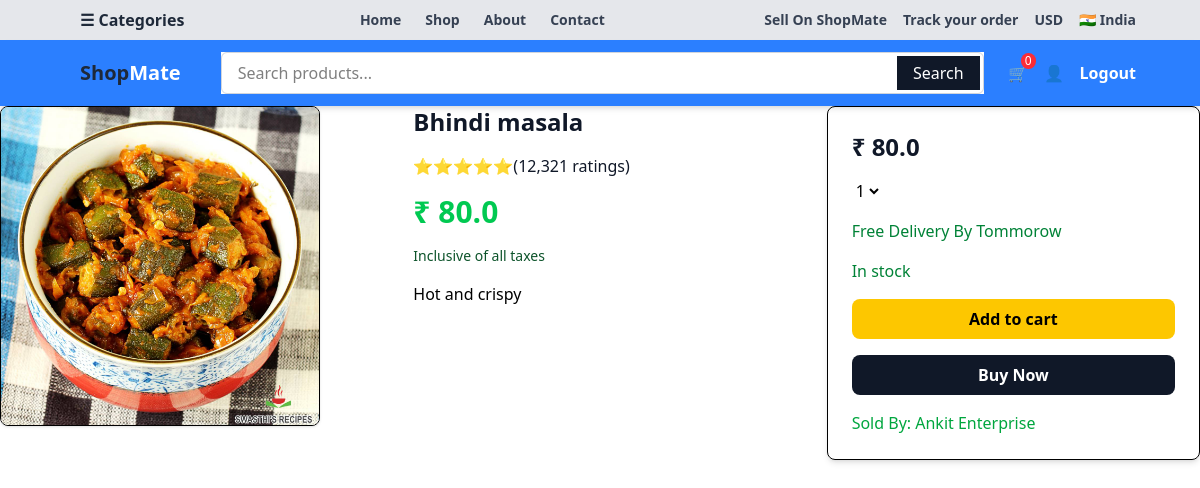
The app's page /bhindi (signed in) with its own data.
### myapp/models.py (models this page shows, shortened)
class Product(models.Model):
    name=models.CharField(max_length=100)
    price=models.FloatField()
    description=models.TextField()
    image=models.ImageField(upload_to='images/')#install pillow for image field
    slug=models.SlugField(unique=True,blank=True)
    stock=models.IntegerField()
    active=models.BooleanField()

### myapp/views.py (the view)
# urls.py: path('<slug:slug>',views.detail,name='detail')
def detail(request,slug):
    product=Product.objects.get(slug=slug)
    return render(request,'myapp/detail.html',{'product':product})

### cart/cart.py (called while the page is built)
    def __len__(self):
        return sum(int(item['qty']) for item in self.cart.values() if item['qty'])

### cart/context_processors.py (called while the page is built)
def cart(request):
    return {'cart':Cart(request)}

### myapp/templates/myapp/detail.html (shortened to what this page needs)
{% extends 'myapp/base.html' %}
{% block body %}
    <div class="max-w-7xl mx-auto grid grid-cols-3 gap-10">
        <div class="col-span-1">
            <img class="w-80 h-80 rounded-lg border shadow-sm" src="{{product.image.url}}" alt="">
        </div>
        <div class="col-span-1 space-y-4">
            <h1 class="text-2xl font-semibold text-gray-900">{{product.name}}</h1>
            <div class="text-yellow-500">
                ⭐️⭐️⭐️⭐️⭐️<span class="text-gray-900">(12,321 ratings)</span>
            </div>
            <p class="text-3xl text-green-500 font-bold">₹ {{product.price}}</p>
            <p class="text-sm text-green-900 font-md">Inclusive of all taxes</p>
            <div>
                <ul>
                    {{product.description}}
                </ul>
            </div>
        </div>
        <div class="col-span-1 border rounded-lg p-6 space-y-4 shadow-md">
            <p class="text-2xl font-bold text-gray-900">₹ {{product.price}}</p>
            <div>
                <select name="" id="select">
                    <option value="">1</option>
                </select>
            </div>
            <p class="'text-sm text-green-700">Free Delivery By Tommorow</p>
            {% if product.stock %}
                <p class="'text-sm text-green-700">In stock</p>
            {% else %}
                <p class="'text-sm text-green-700">Out Of Stock</p>
            {% endif %}
            <button id="atc"
           value="{{product.id}}" class="w-full bg-yellow-400 text-black font-semibold py-2 rounded-lg">Add to cart</button>
            <button class="w-full bg-gray-900 text-white font-semibold py-2 rounded-lg">Buy Now</button>
            <p class="text-green-600">
                Sold By: Ankit Enterprise
            </p>
        </div>
    </div>
{% endblock %}

### records on screen
Product: image (picture), name "Bhindi masala", price "80.0", description "Hot and crispy"
